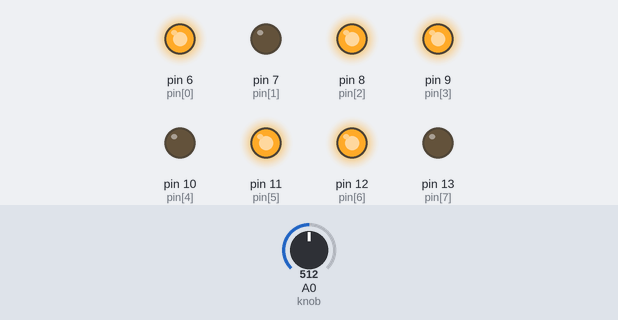
The sketch below on a simulated Arduino Uno, built with avr-gcc and run on an emulated ATmega328P. Shown: output pins drawn as LEDs (lit = HIGH). Inputs (shaded band) come from the test bench; at power-on: A0 (knob) = 512.

Above: at 1.2 s.
1.3 s: A0 (knob) set to 606
2.8 s: A0 (knob) set to 632
At 3.1 s:
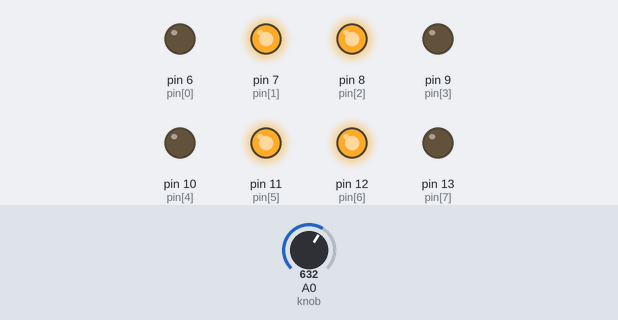
4.3 s: A0 (knob) set to 511
At 5.4 s:
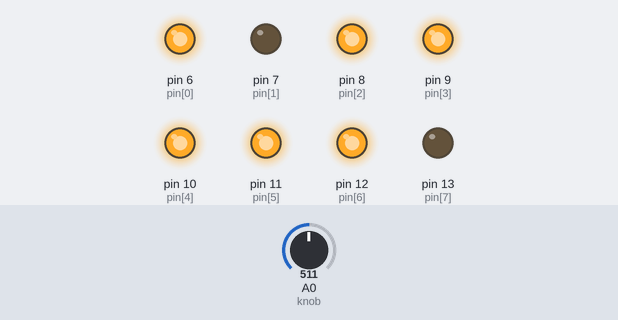
5.8 s: A0 (knob) set to 427
7.3 s: A0 (knob) set to 400
At 7.7 s:
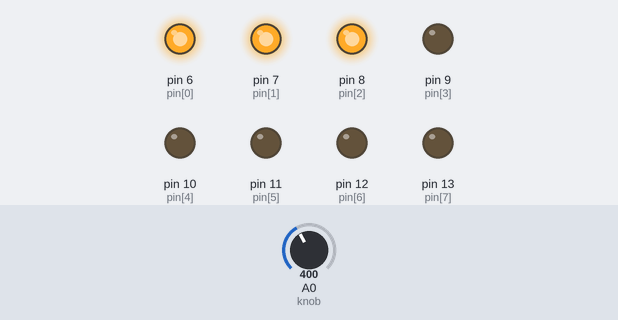
8.8 s: A0 (knob) set to 716
At 10.0 s:
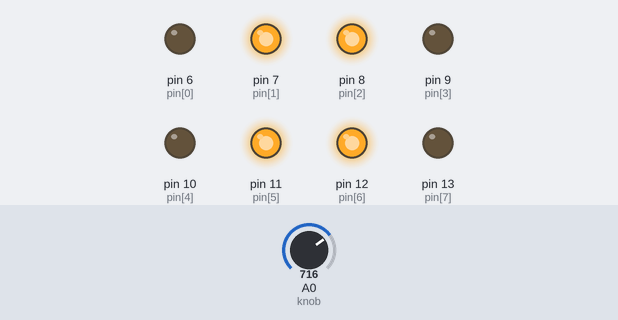
Timing chart, 0 to 11.3 s (numbered marks = the images above; inputs shaded):
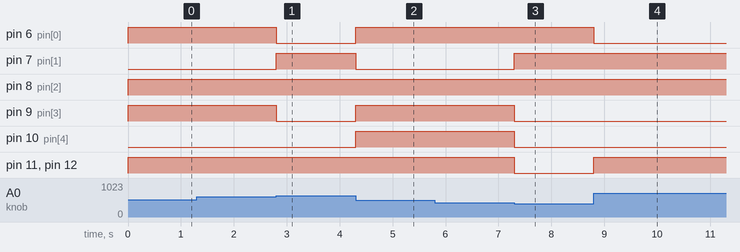

Measured:
- the behaviour switches between 613 and 614 on A0 (knob) (found by bisection; images 0 and 1)
- the behaviour switches between 410 and 409 on A0 (knob) (found by bisection; images 2 and 3)
- after the input at 1.3 s, every drawn part: stays the same
- after the input at 2.8 s, pin 6 (pin[0]), pin 9 (pin[3]): HIGH → LOW at once; pin 7 (pin[1]): LOW → HIGH at once
- after the input at 4.3 s, pin 6 (pin[0]), pin 9 (pin[3]), pin 10 (pin[4]): LOW → HIGH at once; pin 7 (pin[1]): HIGH → LOW at once
- after the input at 5.8 s, every drawn part: stays the same
- after the input at 7.3 s, pin 7 (pin[1]): LOW → HIGH at once; pin 9 (pin[3]), pin 10 (pin[4]), pin 11 (pin[5]), pin 12 (pin[6]): HIGH → LOW at once
- after the input at 8.8 s, pin 6 (pin[0]): HIGH → LOW at once; pin 11 (pin[5]), pin 12 (pin[6]): LOW → HIGH at once

The sketch:

_7_Segment_Number_Test.ino
```cpp
int pin[8] = {6, 7, 8, 9, 10, 11, 12, 13};
int two[5] = {0, 1, 3, 4, 6};

int mat[11][8] = {{HIGH, HIGH, HIGH, HIGH, HIGH, HIGH, LOW, LOW}, // 0
                  {LOW, HIGH, HIGH, LOW, LOW, LOW, LOW, LOW}, // 1
                  {HIGH, HIGH, LOW, HIGH, HIGH, LOW, HIGH, LOW}, // 2
                  {HIGH, HIGH, HIGH, HIGH, LOW, LOW, HIGH, LOW}, // 3
                  {LOW, HIGH, HIGH, LOW, LOW, HIGH, HIGH, LOW}, // 4
                  {HIGH, LOW, HIGH, HIGH, LOW, HIGH, HIGH, LOW}, // 5
                  {HIGH, LOW, HIGH, HIGH, HIGH, HIGH, HIGH, LOW}, // 6
                  {HIGH, HIGH, HIGH, LOW, LOW, LOW, LOW, LOW}, // 7
                  {HIGH, HIGH, HIGH, HIGH, HIGH, HIGH, HIGH, LOW}, // 8
                  {HIGH, HIGH, HIGH, HIGH, LOW, HIGH, HIGH, LOW}, // 9
                  {LOW, LOW, LOW, LOW, LOW, LOW, LOW, LOW}}; // Nothing

int knob = A0;

void setup() {
  for (int i = 0; i < 8; i++) {
    pinMode(pin[i], OUTPUT);
  }
  pinMode(knob, INPUT);
}

void loop() {
  int val = map(analogRead(knob), 0, 1023, 10, 0); // 0 - 1023
  if (val > 9) {
    val = 9;
  }
  number(val);
}

void number(int dig) {
  for (int i = 0; i < 8; i++) {
    digitalWrite(pin[i], mat[dig][i]);
  }
}
```
